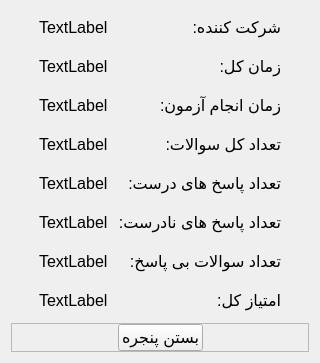
<?xml version="1.0" encoding="UTF-8"?>
<ui version="4.0">
 <class>result</class>
 <widget class="QWidget" name="result">
  <property name="geometry">
   <rect>
    <x>0</x>
    <y>0</y>
    <width>320</width>
    <height>363</height>
   </rect>
  </property>
  <property name="font">
   <font>
    <pointsize>12</pointsize>
   </font>
  </property>
  <property name="windowTitle">
   <string>نتیجه آزمون</string>
  </property>
  <layout class="QVBoxLayout" name="verticalLayout">
   <item>
    <layout class="QHBoxLayout" name="horizontalLayout_3">
     <item>
      <spacer name="horizontalSpacer_4">
       <property name="orientation">
        <enum>Qt::Horizontal</enum>
       </property>
       <property name="sizeHint" stdset="0">
        <size>
         <width>40</width>
         <height>20</height>
        </size>
       </property>
      </spacer>
     </item>
     <item>
      <layout class="QGridLayout" name="gridLayout">
       <item row="0" column="1">
        <widget class="QLabel" name="label">
         <property name="text">
          <string>شرکت کننده: </string>
         </property>
        </widget>
       </item>
       <item row="0" column="0">
        <widget class="QLabel" name="lbName">
         <property name="text">
          <string>TextLabel</string>
         </property>
        </widget>
       </item>
       <item row="1" column="1">
        <widget class="QLabel" name="label_3">
         <property name="text">
          <string>زمان کل: </string>
         </property>
        </widget>
       </item>
       <item row="1" column="0">
        <widget class="QLabel" name="lbTotalTime">
         <property name="text">
          <string>TextLabel</string>
         </property>
        </widget>
       </item>
       <item row="2" column="1">
        <widget class="QLabel" name="label_5">
         <property name="text">
          <string>زمان انجام آزمون: </string>
         </property>
        </widget>
       </item>
       <item row="2" column="0">
        <widget class="QLabel" name="lbTestTime">
         <property name="text">
          <string>TextLabel</string>
         </property>
        </widget>
       </item>
       <item row="3" column="1">
        <widget class="QLabel" name="label_7">
         <property name="text">
          <string>تعداد کل سوالات: </string>
         </property>
        </widget>
       </item>
       <item row="3" column="0">
        <widget class="QLabel" name="lbTotalQuestions">
         <property name="text">
          <string>TextLabel</string>
         </property>
        </widget>
       </item>
       <item row="4" column="1">
        <widget class="QLabel" name="label_9">
         <property name="text">
          <string>تعداد پاسخ های درست: </string>
         </property>
        </widget>
       </item>
       <item row="4" column="0">
        <widget class="QLabel" name="lbCorrectAnswers">
         <property name="text">
          <string>TextLabel</string>
         </property>
        </widget>
       </item>
       <item row="5" column="1">
        <widget class="QLabel" name="label_11">
         <property name="text">
          <string>تعداد پاسخ های نادرست: </string>
         </property>
        </widget>
       </item>
       <item row="5" column="0">
        <widget class="QLabel" name="lbWrongAnswers">
         <property name="text">
          <string>TextLabel</string>
         </property>
        </widget>
       </item>
       <item row="7" column="1">
        <widget class="QLabel" name="label_18">
         <property name="text">
          <string>امتیاز کل: </string>
         </property>
        </widget>
       </item>
       <item row="7" column="0">
        <widget class="QLabel" name="lbScore">
         <property name="text">
          <string>TextLabel</string>
         </property>
        </widget>
       </item>
       <item row="6" column="1">
        <widget class="QLabel" name="label_17">
         <property name="text">
          <string>تعداد سوالات بی پاسخ: </string>
         </property>
        </widget>
       </item>
       <item row="6" column="0">
        <widget class="QLabel" name="lbNoAnswers">
         <property name="text">
          <string>TextLabel</string>
         </property>
        </widget>
       </item>
      </layout>
     </item>
     <item>
      <spacer name="horizontalSpacer_3">
       <property name="orientation">
        <enum>Qt::Horizontal</enum>
       </property>
       <property name="sizeHint" stdset="0">
        <size>
         <width>40</width>
         <height>20</height>
        </size>
       </property>
      </spacer>
     </item>
    </layout>
   </item>
   <item>
    <widget class="QFrame" name="frame">
     <property name="sizePolicy">
      <sizepolicy hsizetype="Preferred" vsizetype="Fixed">
       <horstretch>0</horstretch>
       <verstretch>0</verstretch>
      </sizepolicy>
     </property>
     <property name="frameShape">
      <enum>QFrame::StyledPanel</enum>
     </property>
     <property name="frameShadow">
      <enum>QFrame::Raised</enum>
     </property>
     <layout class="QHBoxLayout" name="horizontalLayout">
      <property name="spacing">
       <number>0</number>
      </property>
      <property name="margin">
       <number>0</number>
      </property>
      <item>
       <spacer name="horizontalSpacer_2">
        <property name="orientation">
         <enum>Qt::Horizontal</enum>
        </property>
        <property name="sizeHint" stdset="0">
         <size>
          <width>40</width>
          <height>20</height>
         </size>
        </property>
       </spacer>
      </item>
      <item>
       <widget class="QPushButton" name="btnClose">
        <property name="text">
         <string>بستن پنجره</string>
        </property>
       </widget>
      </item>
      <item>
       <spacer name="horizontalSpacer">
        <property name="orientation">
         <enum>Qt::Horizontal</enum>
        </property>
        <property name="sizeHint" stdset="0">
         <size>
          <width>40</width>
          <height>20</height>
         </size>
        </property>
       </spacer>
      </item>
     </layout>
    </widget>
   </item>
  </layout>
 </widget>
 <resources/>
 <connections/>
</ui>
